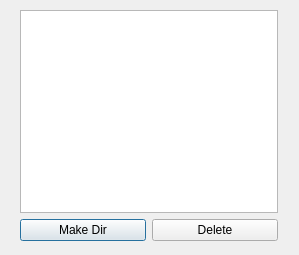
<?xml version="1.0" encoding="UTF-8"?>
<ui version="4.0">
 <class>Dialog</class>
 <widget class="QDialog" name="Dialog">
  <property name="geometry">
   <rect>
    <x>0</x>
    <y>0</y>
    <width>299</width>
    <height>255</height>
   </rect>
  </property>
  <property name="windowTitle">
   <string>Dialog</string>
  </property>
  <widget class="QWidget" name="">
   <property name="geometry">
    <rect>
     <x>20</x>
     <y>10</y>
     <width>258</width>
     <height>231</height>
    </rect>
   </property>
   <layout class="QVBoxLayout" name="verticalLayout">
    <item>
     <widget class="QTreeView" name="treeView"/>
    </item>
    <item>
     <layout class="QHBoxLayout" name="horizontalLayout">
      <item>
       <widget class="QPushButton" name="pushButton">
        <property name="text">
         <string>Make Dir</string>
        </property>
       </widget>
      </item>
      <item>
       <widget class="QPushButton" name="pushButton_2">
        <property name="text">
         <string>Delete</string>
        </property>
       </widget>
      </item>
     </layout>
    </item>
   </layout>
  </widget>
 </widget>
 <resources/>
 <connections/>
</ui>
